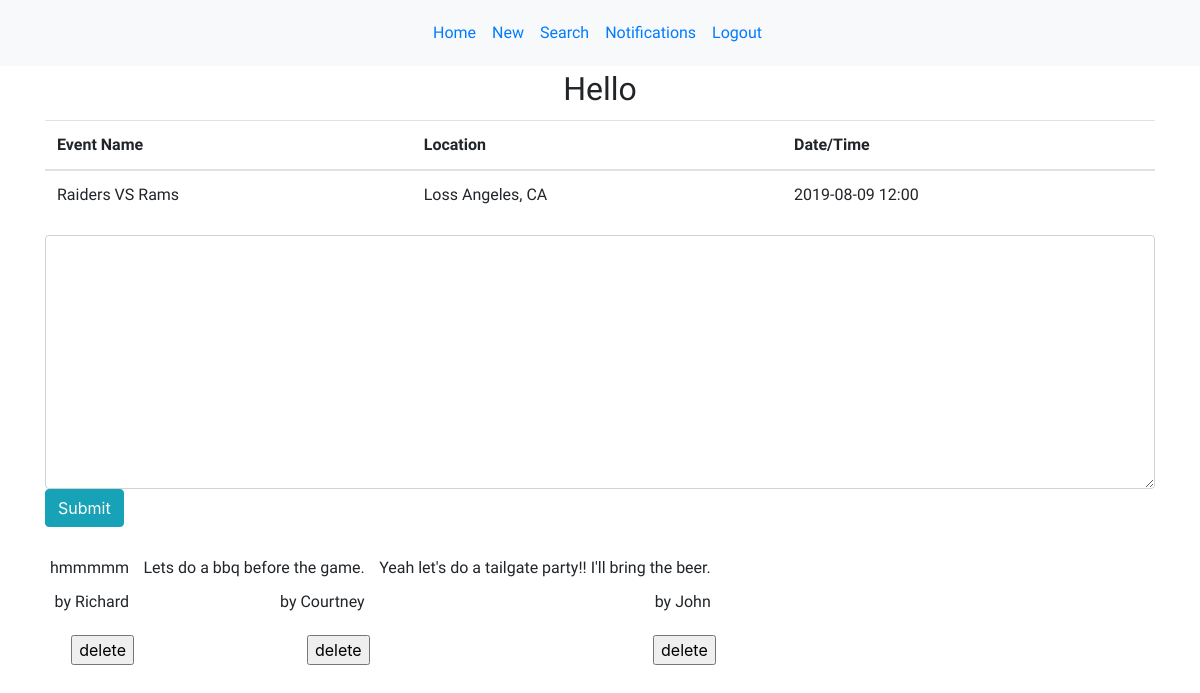
Screenshot of /event/1 with the database file from the repository.
### models.py (models this page shows)
class Event(db.Model):
    __Tablename__ = "events"
    id = db.Column(db.Integer, primary_key=True)
    event_title = db.Column(db.String(100))
    date = db.Column(db.String(8))
    time = db.Column(db.String(12))
    location = db.Column(db.String(100))
    information = db.Column(db.TEXT)
    creator_id = db.Column(db.Integer, db.ForeignKey("user.id"), nullable=False)
    author = db.relationship('User', foreign_keys=[creator_id], backref="user_messages", cascade="all")
    events_that_have_attendees = db.relationship('User', lazy = 'dynamic', secondary = attendees_table)

class Message(db.Model):
    __Tablename__ = "messages"
    id = db.Column(db.Integer, primary_key=True)
    content = db.Column(db.TEXT)
    user_who_created = db.Column(db.Integer, nullable=False)
    created_at = db.Column(db.DateTime, server_default=func.now())
    updated_at = db.Column(db.DateTime, server_default=func.now(), onupdate=func.now())
    user_info = db.Column(db.Integer, db.ForeignKey("user.id"), nullable=False)
    author_of_msg = db.relationship('User', foreign_keys=[user_info], backref="message")
    event_info = db.Column(db.Integer, db.ForeignKey("event.id"), nullable=False)
    event_message = db.relationship('Event', foreign_keys=[event_info], backref="event_messages")
    def __repr__(self):
     return f"<User {self.id} - {self.content} {self.author_of_msg}"

class User(db.Model):
    __Tablename__ = "users"
    id = db.Column(db.Integer, primary_key=True)
    first_name = db.Column(db.String(100), nullable = False)
    last_name = db.Column(db.String(100), nullable = False)
    password = db.Column(db.String(200), unique = True, nullable = False)
    email = db.Column(db.String(100), unique = True, nullable = False)
    security_answer1 = db.Column(db.String(200))
    created_at = db.Column(db.DateTime, server_default=func.now())
    updated_at = db.Column(db.DateTime, server_default=func.now(), onupdate=func.now())
    users_that_attend_events = db.relationship('Event', lazy = 'dynamic', secondary = attendees_table)

### controller_functions.py (the view)
def event(id):
    user_events = Event.query.get(id)
    get_messages = Message.query.all()
    print(get_messages)
    return render_template("message_board.html", organize_event = user_events, read_message = get_messages)

### templates/message_board.html (shortened to what this page needs)
<!DOCTYPE html>
<html lang="en">
<head>
    <link rel="stylesheet" href="{{ url_for('static', filename='message.css') }}">
    <link rel="stylesheet" href="https://maxcdn.bootstrapcdn.com/bootstrap/4.3.1/css/bootstrap.min.css">
</head>
<body>
    <nav class="navbar navbar-expand-sm bg-light justify-content-center">
        <ul class="navbar-nav">
            <li class="nav-item">
                <a class="nav-link" href="/homepage">Home</a>
            </li>
            <li class="nav-item">
                <a class="nav-link" href="/new">New</a>
            </li>
            <li class="nav-item">
                <a class="nav-link" href="#">Search</a>
            </li>
            <li class="nav-item">
                <a class="nav-link" href="/notifications">Notifications</a>
            </li>
            <li class="nav-item">
                <a class="nav-link" href="/logout">Logout</a>
            </li>
        </ul>
    </nav>
    <div class="container">
            <h2>Hello {{ session['greetings'] }} </h2>
            <table class="table table-hover">
                    <thead>
                        <tr>
                            <th> Event Name</th>
                            <th>Location</th>
                            <th>Date/Time</th>
                        </tr>
                    </thead>
                    <tbody>
                        <td>{{ organize_event.event_title }} </td>
                        <td>{{ organize_event.location }} </td>
                        <td>{{ organize_event.date }} {{ organize_event.time }} </td>
                    </tbody>
                </table>
        <form action="/create_msg" method="post" id="msg">
            <textarea class="form-control" name="msg" id="message" cols="30" rows="10"></textarea>
            <input type="submit" class="btn btn-info" id="#">
        </form>
        <div class="errorMSG" id="error">
        </div>
        {% for message in read_message %}
                <div class="msg_section">
                    <p class="message">{{ message.content }} </p>
                    <p class="author"> by {{ message.author_of_msg.first_name }}{{ message.last_name }}</p>
                    <form class="delete" action="/delete" method="post">
                    <input type="submit" name="del_msg"value="delete">
                    </form>
                </div>
        {% endfor %}
    </div>
</body>
</html>

### static/message.css (style rules this page uses)
h1, h4, h2 { font-family: 'Nanum Gothic Coding', monospace; padding: 4px; text-align: center; }
p, th, td, ul { font-family: 'Mali', cursive; padding: 5px; }
.message { margin: 0px; }
.author { text-align: right; }
.msg_section { display: inline-block; }
.delete { text-align: right; }

### rows the page displays
Event: event_title "Raiders VS Rams", location "Loss Angeles, CA", date "2019-08-09", time "12:00"
Message: content "hmmmmm", author_of_msg.first_name "Richard"
Message: content "Lets do a bbq before the game.", author_of_msg.first_name "Courtney"
Message: content "Yeah let's do a tailgate party!! I'll bring the beer.", author_of_msg.first_name "John"
